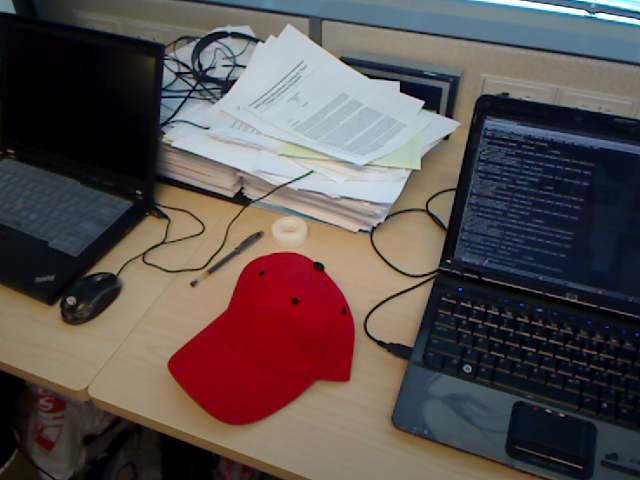
//> input picture desk_1_38.png, 640 x 480 px, given in place of c1.png, which was not available
$ ./xyz1   (built with g++ and OpenCV 4)
//> lines starting //> are read from the running program, lines starting //| are printed output that depends on the picture; pictures that were not available may be replaced by others from this repository, and a replacement may not be noted
### Pose.h
#ifndef POSE_H
#define POSE_H

#include <opencv2/core/core.hpp>
#include <opencv2/imgproc/imgproc.hpp>

using namespace cv;

class Pose
{
	/**
	 * A pose is a combination of a 3D rotation and 3D translation.
	 */

private:
	/**
	 * Translations and Rotations in OpenCV matrix form.
	 */
	Mat t;
	Mat R;


public:
	/**
	 * creates a new Pose object with the identity transformation.
	 */
	Pose();

	/**
	 * creates a new Pose object with translation / Euler angle rotations.
	 * Variables x, y, and z, refer to translations.
	 * Variables a, b, and g are short for alpha, beta, and gamma, and refer to
	 * rotations on the x, y', and z'' axes in units of radians.
	 */
	Pose(double _x, double _y, double _z, double _a, double _b, double _g);

	/**
	 * Todo
	 */
	Pose(Mat pose_values);

	Pose(Matx31d _t, Matx33d _R);

	void set_from_twist(double _x, double _y, double _z, double _a, double _b, double _g);

	/**
	 * compose_with takes another pose and composes them in standard immediate
	 * application / left compositional / matrix style.
	 *
	 * That is, a.compose_with(b) means b is applied, then a, just as it was
	 * a(b(x)).
	 */
	Pose compose_with(Pose other);

	/**
	 * Returns the pose difference - the pose it takes to go from other to self.
	 */
	Pose relative_to(Pose other);

	/**
	 * Transforms a set of openCV points (represented as a Mat)
	 */
	Mat observe(Mat points);

	/**
	 * TODO
	 */
	void print();
};

#endif

### Tracking.h
#ifndef TRACKING_H
#define TRACKING_H

#include "Pose.h"
#include <opencv2/core/core.hpp>
#include <opencv2/imgproc/imgproc.hpp>

class Tracking
{
private:
	double f_length; //< Focal length, in pixels
	int image_height; //< input image height, in pixels.
	int image_width; //< input image width, in pixels.

	/**
	 * The sub-step that track uses multiple times to refine the pose. The magic happens here.
	 */
	Pose iterate_lk_tracking(Mat current_grayscale, Mat inverse_depth, Mat new_grayscale, Pose estimate, Mat jacobian);

	/**
	 * Returns the xyzabg Jacobian for the specified image and camera parameters, size (w*h) rows and 6 columns.
	 */
	Mat compute_jacobian(Mat grayscale, Mat inverse_depth);

	/**
	 * todo
	 */
	Mat compute_residuals(Mat current_grayscale, Mat inverse_depth,
								Mat new_grayscale, Pose estimate);

	Mat compute_weights(Mat residuals);

	Mat resize_depth_and_variance(Mat inverse_depth_and_variance, Size size);

	/**
	 * Given the image and decimal-valued x and y coordinates, find the
	 * bilinearly interpolated value at that point. Pixels beyond the border
	 * are handled by finding the closest certain pixel in the image.
	 */
	double bilinearly_interpolate(Mat grayscale, double x, double y);
public:
	/**
	 * Given the current image, depth, and new image, estimate the new pose to subpixel accuracy.
	 */
	Pose track(Mat current_grayscale, Mat inverse_depth_and_variance, Mat new_grayscale);

	Tracking(double _f_length, int _image_width, int _image_height);
};

#endif

### Pose.cpp
#include "Pose.h"
#include <math.h>
#include <iostream>

using namespace cv;
using namespace std;

Pose::Pose()
{
	t = Mat(3, 1, CV_64FC1, Scalar(0.0));
	R = Mat::eye(3, 3, CV_64FC1);
}

Pose::Pose(Mat pose_values)
{
	// redo this according to 242 specs soon.
	set_from_twist(pose_values.at<double>(0),
				   pose_values.at<double>(1),
				   pose_values.at<double>(2),
				   pose_values.at<double>(3),
				   pose_values.at<double>(4),
				   pose_values.at<double>(5));
}

// [4 lines left out: function Pose, not called in this run]

Pose::Pose(Matx31d _t, Matx33d _R)
{
	t = Mat(_t);
	R = Mat(_R);
}

void Pose::set_from_twist(double _x, double _y, double _z, double _a, double _b, double _g)
{
	t = (Mat_<double>(3, 1) << _x, _y, _z);
	Mat RX = (Mat_<double>(3, 3) <<
              1,        0,        0,
              0,  cos(_a),  -sin(_a),
              0, sin(_a),  cos(_a)
             );
	Mat RY = (Mat_<double>(3, 3) <<
              cos(_b), 0, sin(_b),
                    0, 1,        0,
              -sin(_b), 0,  cos(_b)
             );
	Mat RZ = (Mat_<double>(3, 3) <<
               cos(_g), -sin(_g), 0,
              sin(_g), cos(_g), 0,
                     0,        0, 1
             );

	R = RZ * RY * RX; // note that RX is applied first when some point or transform comes through.
}

void Pose::print()
{
	// print in twist form.
	double a = atan2(R.at<double>(2, 1), R.at<double>(2, 2));
	double b = atan2(-R.at<double>(2, 0),
		sqrt(pow(R.at<double>(2, 1), 2) + pow(R.at<double>(2, 2), 2)));
	double g = atan2(R.at<double>(1, 0), R.at<double>(0, 0));

	cout << "\nX translation (right): " << t.at<double>(0)
	     << "\nY translation (down): " << t.at<double>(1)
	     << "\nZ translation (forward): " << t.at<double>(2)
	     << "\nAlpha rotation (pitch up): " << a
	     << "\nBeta rotation (yaw right): " << b
	     << "\nGamma rotation (roll clockwise): " << g
	     << "\n";
}

Pose Pose::compose_with(Pose other)
{
	// transform this translation and add it to the original.
	Mat q = (other.R.t() * t);
	Pose new_pose;
	new_pose.t = other.t + q;
	new_pose.R = R * other.R;
	return new_pose;
}

Pose Pose::relative_to(Pose other)
{
	// Returns the pose difference - the pose it takes to go from other to self.
	Pose new_pose;
	new_pose.t = other.R * (t - other.t);
	new_pose.R = R * other.R.t();
	return new_pose;
}

Mat Pose::observe(Mat points)
{
	// Returns the position of each point relative to this camera pose.
	// first translate, then rotate.
	// TODO: ensure points is a 3xn matrix
	Mat translate =
	repeat(t, 1, points.cols);
	return R * (points + translate);
}

### Tracking.cpp
#include "Tracking.h"
#include <math.h>
#include <opencv2/highgui/highgui.hpp>
#include <iostream>

using namespace std;

#define DEPTH_UNAVAILABLE 0.0
// also, countNonZero is used, so if this changes, update those functions too.
#define DEGREES_OF_FREEDOM 5

double Tracking::bilinearly_interpolate(Mat grayscale, double x, double y)
{
	int x_whole = (int) x;
	int y_whole = (int) y;
	// int a_whole = (int) hahaha;
	double x_dec = x - x_whole;
	double y_dec = y - y_whole;

	// bound-detect.
	int x0 = MAX(0, MIN(x_whole, grayscale.cols - 1));
	int x1 = MAX(0, MIN(x_whole + 1, grayscale.cols - 1));
	int y0 = MAX(0, MIN(y_whole, grayscale.rows - 1));
	int y1 = MAX(0, MIN(y_whole + 1, grayscale.rows - 1));
	// yes it's possible to have both c0 and c1 referring to the same value,
	// that's OK because extrapolation method is nearest pixel.

	double intensity = grayscale.at<double>(y1, x1) * y_dec * x_dec
	                 + grayscale.at<double>(y0, x1) * (1 - y_dec) * x_dec
	                 + grayscale.at<double>(y1, x0) * y_dec * (1 - x_dec)
	                 + grayscale.at<double>(y0, x0) * (1 - y_dec) * (1 - x_dec);
	return intensity;
}

Mat Tracking::resize_depth_and_variance(Mat inverse_depth_and_variance, Size size)
{
	// assume equal variance because trying to make sure it's OK
	Mat inverse_depth(inverse_depth_and_variance.rows,
		inverse_depth_and_variance.cols,
		CV_64FC1);

	int fromTo[2] = {0, 0};
	mixChannels(&inverse_depth_and_variance, 1, &inverse_depth, 1, fromTo, 1);

	Mat fin;
	resize(inverse_depth, fin, size);

	return fin; //rename
}

Mat Tracking::compute_jacobian(Mat grayscale, Mat inverse_depth)
{
	assert(grayscale.rows == inverse_depth.rows && grayscale.cols == inverse_depth.cols);
	int pixel_count = countNonZero(inverse_depth);
	double this_f_length = grayscale.rows * f_length / (double) image_height;

	Mat jacobian = Mat(pixel_count, 6, CV_64FC1);

	int i = 0;
	for (int row = 0; row < grayscale.rows; row++)
	{
		for (int col = 0; col < grayscale.cols; col++)
		{
			if (inverse_depth.at<double>(row, col) != DEPTH_UNAVAILABLE)
			{
				// handle boundaries.
				int x0 = MAX(0, MIN(col - 1, grayscale.cols - 1));
				int x1 = MAX(0, MIN(col + 1, grayscale.cols - 1));
				int y0 = MAX(0, MIN(row - 1, grayscale.rows - 1));
				int y1 = MAX(0, MIN(row + 1, grayscale.rows - 1));

				double x_grad = 0.5 * this_f_length * (grayscale.at<double>(row, x1) -
												  (double)grayscale.at<double>(row, x0));
				double y_grad = 0.5 * this_f_length * (grayscale.at<double>(y1, col) -
												  (double)grayscale.at<double>(y0, col));
				Matx12d pixel_gradient(x_grad, y_grad);

				// extract into matrix-making method
				double u_f = (col - (grayscale.cols / 2.0)) / this_f_length;
				double v_f = (row - (grayscale.rows / 2.0)) / this_f_length;
				double d = inverse_depth.at<double>(row, col);
				double u_f2 = u_f * u_f;
				double v_f2 = v_f * v_f;
				double ufvf = u_f * v_f;
				Matx<double, 2, 6> pixel_jacobian(
						-d,  0, u_f*d,    ufvf, -1-u_f2,  v_f,
						 0, -d, v_f*d, +1+v_f2,   -ufvf, -u_f);

				Matx16d pixel_pose_shift = pixel_gradient * pixel_jacobian;

				for (int j = 0; j < 6; j++)
				{
					jacobian.at<double>(i, j) = pixel_pose_shift(j);
				}

				i++;
			}
		}
	}

	return jacobian;
}

Mat Tracking::compute_residuals(Mat current_grayscale, Mat inverse_depth,
								Mat new_grayscale, Pose estimate)
{
	// A) Reconstruct 3D points from pixels
	int pixel_count = countNonZero(inverse_depth);

	Mat points = Mat(3, pixel_count, CV_64FC1);
	Mat cut_current_grayscale = Mat(pixel_count, 1, CV_64FC1);
	double c_x = (current_grayscale.cols - 1) / 2.0;
	double c_y = (current_grayscale.rows - 1) / 2.0;

	int i = 0;
	for (int row = 0; row < current_grayscale.rows; row++)
	{
		for (int col = 0; col < current_grayscale.cols; col++)
		{
			if (inverse_depth.at<double>(row, col) != DEPTH_UNAVAILABLE)
			{
				points.at<double>(0, i) = (col - c_x) / (f_length * inverse_depth.at<double>(row, col));
				points.at<double>(1, i) = (row - c_y) / (f_length * inverse_depth.at<double>(row, col));
				points.at<double>(2, i) = 1.0 / inverse_depth.at<double>(row, col);
				cut_current_grayscale.at<double>(i) = current_grayscale.at<double>(row, col);
				i++;
			}
		}
	}
	//imshow( "Display window", abs(cut_current_grayscale.reshape(1, current_grayscale.rows)) / 256);
	////waitKey(0);

	// B) Transform old points into new coordinates
	Mat points_in_new_frame = estimate.observe(points);

	// C) Reach into the new image and grab the value at the new estimated positions.
	Mat estimated_new = Mat(pixel_count, 1, CV_64FC1);
	i = 0;
	for (int row = 0; row < new_grayscale.rows; row++)
	{
		for (int col = 0; col < new_grayscale.cols; col++)
		{
			if (inverse_depth.at<double>(row, col) != DEPTH_UNAVAILABLE)
			{
				double x = (points_in_new_frame.at<double>(0, i)
							/ points_in_new_frame.at<double>(2, i)) * f_length + c_x;
				double y = (points_in_new_frame.at<double>(1, i)
							/ points_in_new_frame.at<double>(2, i)) * f_length + c_y;
				estimated_new.at<double>(0, i) = bilinearly_interpolate(new_grayscale, x, y);
				i++;
			}
		}
	}
	//imshow( "Display window", abs(estimated_new.reshape(0, current_grayscale.rows)) / 256);
	////waitKey(0);

	// D) Compare new values at estimated positions with old image.
	Mat errors = estimated_new - cut_current_grayscale;
	return errors.clone();
}

Mat Tracking::compute_weights(Mat residuals)
{
	Mat weights;

	// A) Calculate initial variance
	Mat squared_residuals = residuals.mul(residuals);
	double new_variance = mean(squared_residuals)[0];
	double old_variance;
	do {
		old_variance = new_variance;
		// B) Calculate weights vector
		weights = (DEGREES_OF_FREEDOM + 1)
						/ (DEGREES_OF_FREEDOM + squared_residuals / old_variance);
		// C) Calculate new variance
		new_variance = mean(weights.mul(squared_residuals))[0];
	}
	// D) Test if the variance has converged. (delta < 0.5%)
	while (abs(new_variance - old_variance) > 0.005 * new_variance);

	return weights;
}

Pose Tracking::iterate_lk_tracking(Mat current_grayscale, Mat inverse_depth,
	                     Mat new_grayscale, Pose estimate, Mat jacobian)
{
	// 1) Compute residuals
	Mat residuals = compute_residuals(current_grayscale, inverse_depth, new_grayscale, estimate);

	double error = sum(residuals.mul(residuals))[0];
	//printf("\n\nError: %f", error);
	if (error < 0.000001)
		return estimate;

	//imshow( "Display window", abs(residuals.reshape(0, current_grayscale.rows)) / 256);
	////waitKey(0);

	// 2) Compute the matrix of weights [represented in 1D]
	Mat weights = compute_weights(residuals);

	//imshow( "Display window", abs(weights.reshape(0, current_grayscale.rows)) / 2);
	////waitKey(0);

	// 3) Solve the matrix equation.
	Mat pose_values;
	{
		// A) Compute J.T * W (it's used twice)
		//Mat jtw = jacobian.t().mul(repeat(weights.t(), 6, 1));
		Mat jtw = jacobian.t();

		// B) Compute the Gauss-Newton inverse Hessian, (J.T * W * J)^-1
		Mat inv_hess = Mat(6, 6, CV_64FC1);
		double success = invert(jtw * jacobian, inv_hess);
		assert(success > 0.0);
		// C) Compute the final pose values, - H^-1 * J.T * W * r

		pose_values = -inv_hess * jtw * residuals;
	}

	return Pose(pose_values);
}

Pose Tracking::track(Mat current_grayscale, Mat inverse_depth_and_variance, Mat new_grayscale)
{

	// initialize pose, sizes, and iterations
	Pose pose_guess, identity;
	int pyramid_levels = 3;
	int steps[] = {8, 3, 3};
	Size sizes[] = {Size(80, 60), Size(160, 120), Size(320, 240)};

	for (int i = 0; i < pyramid_levels; i++)
	{
		Mat resized_current_grayscale, resized_new_grayscale;
		resize(current_grayscale, resized_current_grayscale, sizes[i]);
		resize(new_grayscale, resized_new_grayscale, sizes[i]);
		Mat resized_inverse_depth = resize_depth_and_variance(inverse_depth_and_variance, sizes[i]);
		Mat resized_jacobian = compute_jacobian(resized_current_grayscale, resized_inverse_depth);

		for (int j = 0; j < steps[i]; j++)
		{
			// input for pose_guess should be the transform from I1 to I2
			Pose increment = iterate_lk_tracking(resized_current_grayscale, resized_inverse_depth,
				resized_new_grayscale, pose_guess, resized_jacobian);
			Pose inverse_increment = identity.relative_to(increment);
			pose_guess = pose_guess.compose_with(inverse_increment);
		}
	}

	return pose_guess;

}

Tracking::Tracking(double _f_length, int _image_width, int _image_height)
{
	f_length = _f_length;
	image_width = _image_width;
	image_height = _image_height;
}

### xyz1.cpp
#include "Tracking.h"
#include <opencv2/core/core.hpp>
#include <opencv2/highgui/highgui.hpp>
#include <opencv2/imgproc/imgproc.hpp>
#include <sys/time.h>
#include <time.h>

#include "iostream"

using namespace cv;
using namespace std;

long long getTimeUsec()
{
    struct timespec now;
    clock_gettime(CLOCK_MONOTONIC, &now);
    return now.tv_sec * 1000000LL + (now.tv_nsec / 1000);
}

long long ticTime;

void tic() {
    ticTime = getTimeUsec();
}
long long toc() {
    long long tocTime = getTimeUsec();
    return tocTime - ticTime;
}

int main(int argc, char const *argv[])
{
	// What's the focal length / format of the depth images?

	Mat sizeable = imread("xyz_sanitycheck/c1.png", CV_LOAD_IMAGE_GRAYSCALE);
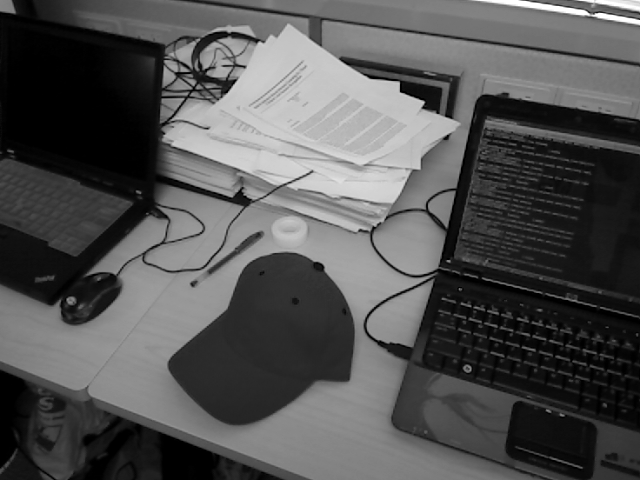
//> sizeable: 480 rows x 640 cols, CV_8UC1; min 0, max 255, mean 82.3
	Tracking tracker(525.0, sizeable.cols, sizeable.rows);
	namedWindow( "Display window", WINDOW_NORMAL );// Create a window for display.

	Matx31d _t(1.1406, 0.6213, 1.4205);
	Matx33d _R( 0.6869071621348888,   0.02406923471782091, -0.7263464893202772,
			   -0.7266645567199284,   0.03763380653472703, -0.6859608725085831,
				0.010824630008607339, 0.9990016859574387, 	0.04334119102391609);

	//Matx33d _R(1, 0, 0, 0, 1, 0, 0, 0, 1);

	Pose initial(_t, _R);
	int frame_count = 19;
	tic();
	for (int frame = 1; frame < frame_count; frame++)
	{
		// read rgb
		char color_files[30]; // use string type
		sprintf(color_files, "xyz_sanitycheck/c%d.png", frame);
		Mat current_grayscale = imread(color_files, CV_LOAD_IMAGE_GRAYSCALE);
		current_grayscale.convertTo(current_grayscale, CV_64FC1);

		// read next rgb
		sprintf(color_files, "xyz_sanitycheck/c%d.png", frame + 1);
		Mat new_grayscale = imread(color_files, CV_LOAD_IMAGE_GRAYSCALE);
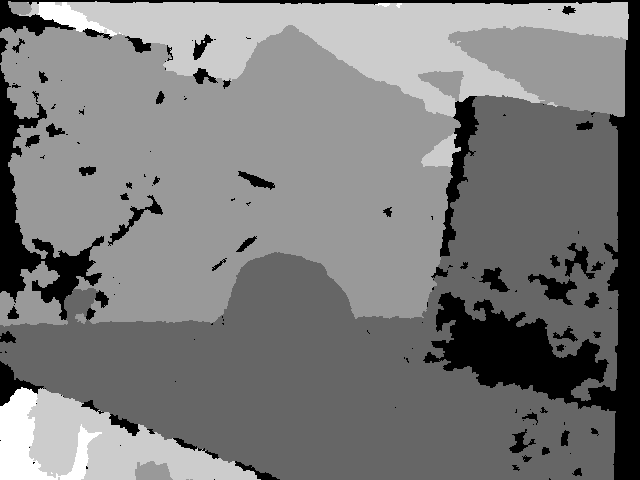
//> input picture desk_1_38_depth.png, 640 x 480 px, given in place of c2.png, which was not available
//> new_grayscale is the input picture: 480 rows x 640 cols, CV_8UC1; min 0, max 5, mean 2.41
		new_grayscale.convertTo(new_grayscale, CV_64FC1);
//> new_grayscale: 480 rows x 640 cols, CV_64FC1

		// read [inverse] depth
		sprintf(color_files, "xyz_sanitycheck/d%d.png", frame);
		Mat inverse_depth_and_variance = imread(color_files, CV_LOAD_IMAGE_GRAYSCALE | CV_LOAD_IMAGE_ANYDEPTH);
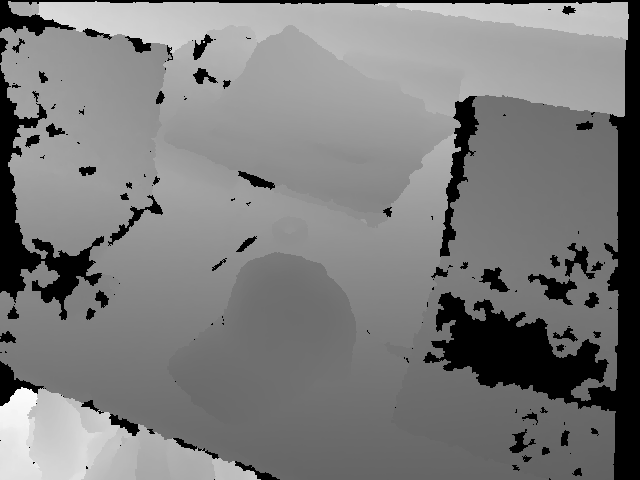
//> inverse_depth_and_variance: 480 rows x 640 cols, CV_16UC1; min 0, max 1529, mean 744.4; drawn with min black and max white
		inverse_depth_and_variance.convertTo(inverse_depth_and_variance, CV_64FC1);
//> inverse_depth_and_variance: 480 rows x 640 cols, CV_64FC1
		inverse_depth_and_variance = 5000.0 / inverse_depth_and_variance; // so 1.0 / 0 returns 0 in the mat? *shudder*
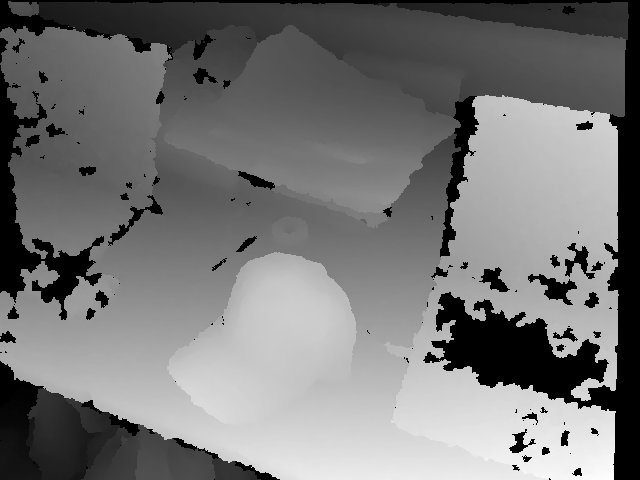
//> inverse_depth_and_variance: 480 rows x 640 cols, CV_64FC1; 12.74% of the values are NaN or infinite; the others: min 3.27, max 8.64, mean 6.11; drawn with min black, max white, NaN and infinite black

		Pose step = tracker.track(current_grayscale, inverse_depth_and_variance, new_grayscale);
//> the loop in track, `for (int i = 0; i < pyramid_levels; i++)` made 3 passes
//> pixel_count in compute_jacobian on passes 1 to 3: 4800, 19200, 76800
//> pass 1, in track, `resize(new_grayscale, resized_new_grayscale, sizes[i]);`:
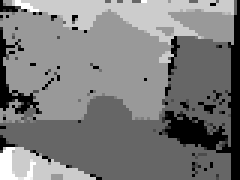
//> resized_new_grayscale: 60 rows x 80 cols, CV_64FC1 (shown 3 times larger); min 0, max 5, mean 2.43; drawn with min black and max white
//> pass 1, in resize_depth_and_variance, `resize(inverse_depth, fin, size);`:
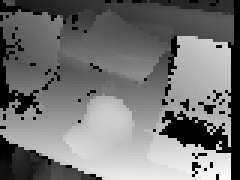
//> fin: 60 rows x 80 cols, CV_64FC1 (shown 3 times larger); 13.77% of the values are NaN or infinite; the others: min 3.33, max 8.58, mean 6.1; drawn with min black, max white, NaN and infinite black
//> pass 2, in track, `resize(current_grayscale, resized_current_grayscale, sizes[i]);`:
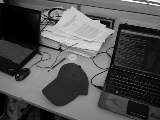
//> resized_current_grayscale: 120 rows x 160 cols, CV_64FC1; min 0, max 255, mean 82.3
		initial = step.compose_with(initial);
//> in compose_with, `Mat q = (other.R.t() * t);`: q = [nan, nan, nan]
//> in compose_with, `new_pose.R = R * other.R;`: new_pose.R = [[nan, nan, nan], [nan, nan, nan], [nan, nan, nan]]
		initial.print();
//> in print, `double a = atan2(R.at<double>(2, 1), R.at<double>(2, 2));`: a = nan
//| X translation (right): -nan
//| Y translation (down): -nan
//| Z translation (forward): -nan
//| Alpha rotation (pitch up): -nan
//| Beta rotation (yaw right): -nan
//| Gamma rotation (roll clockwise): -nan
//> (the run ends here: the program stops with an error, at `inverse_depth_and_variance = 5000.0 / inverse_depth_and_variance;`)
